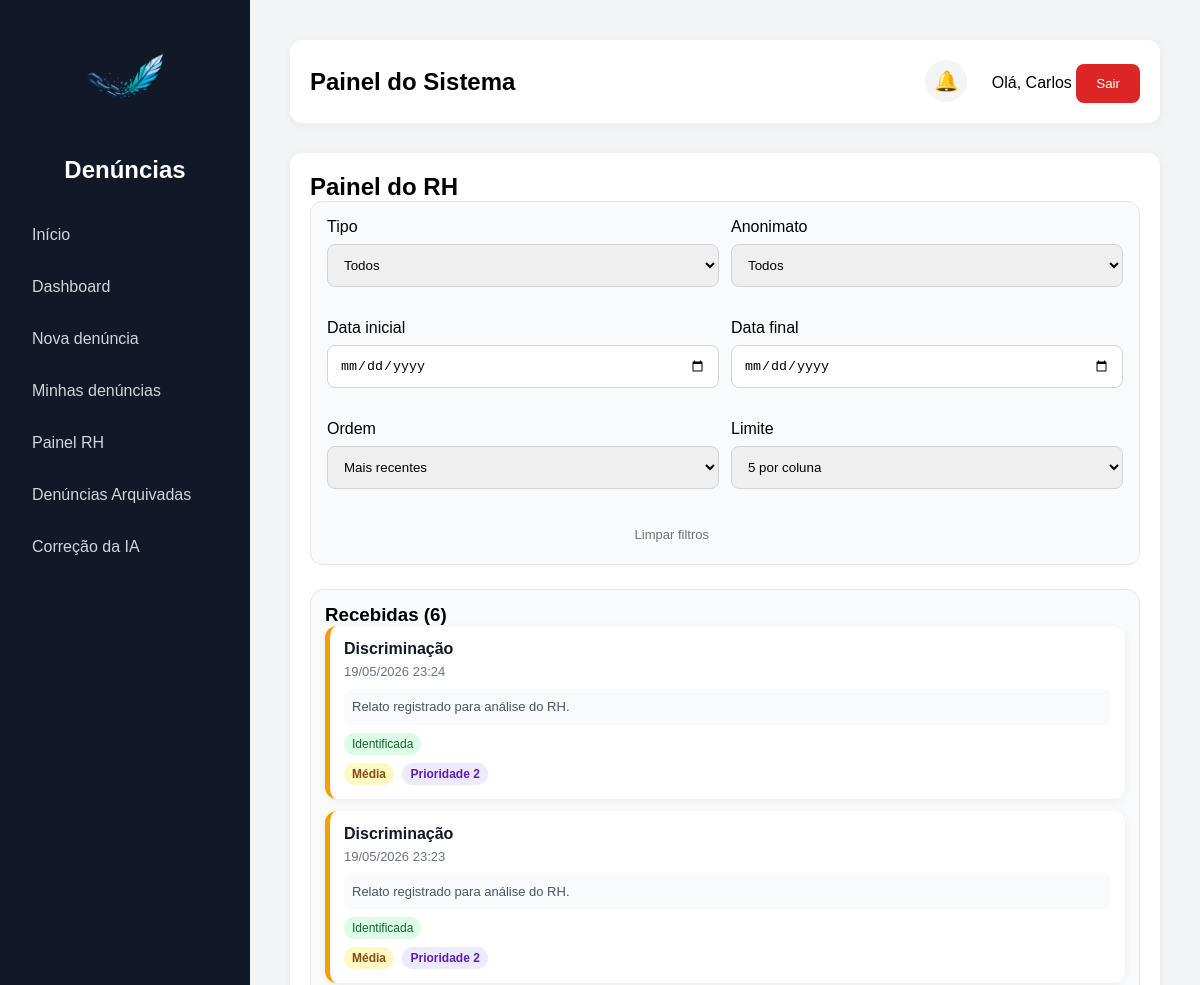
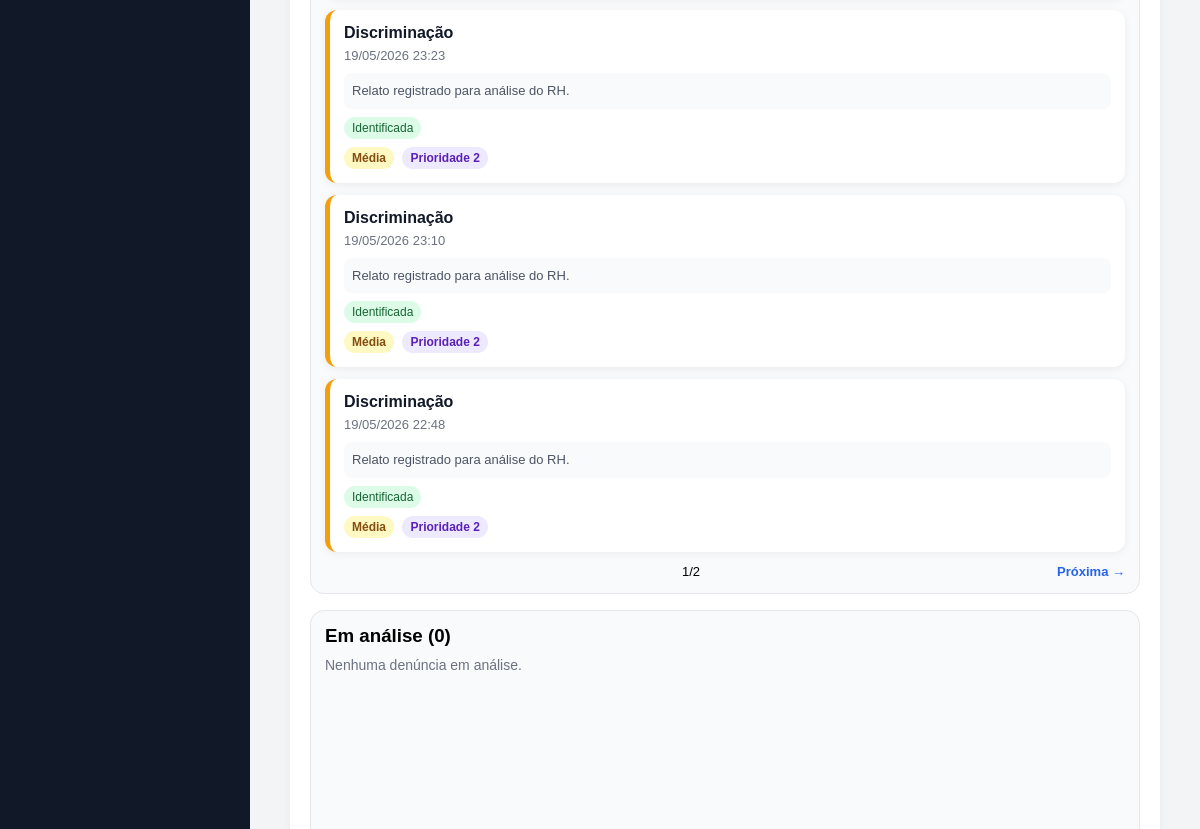
The app's page /painel-rh/ (signed in, upper part), older data (2 pictures, top to bottom).
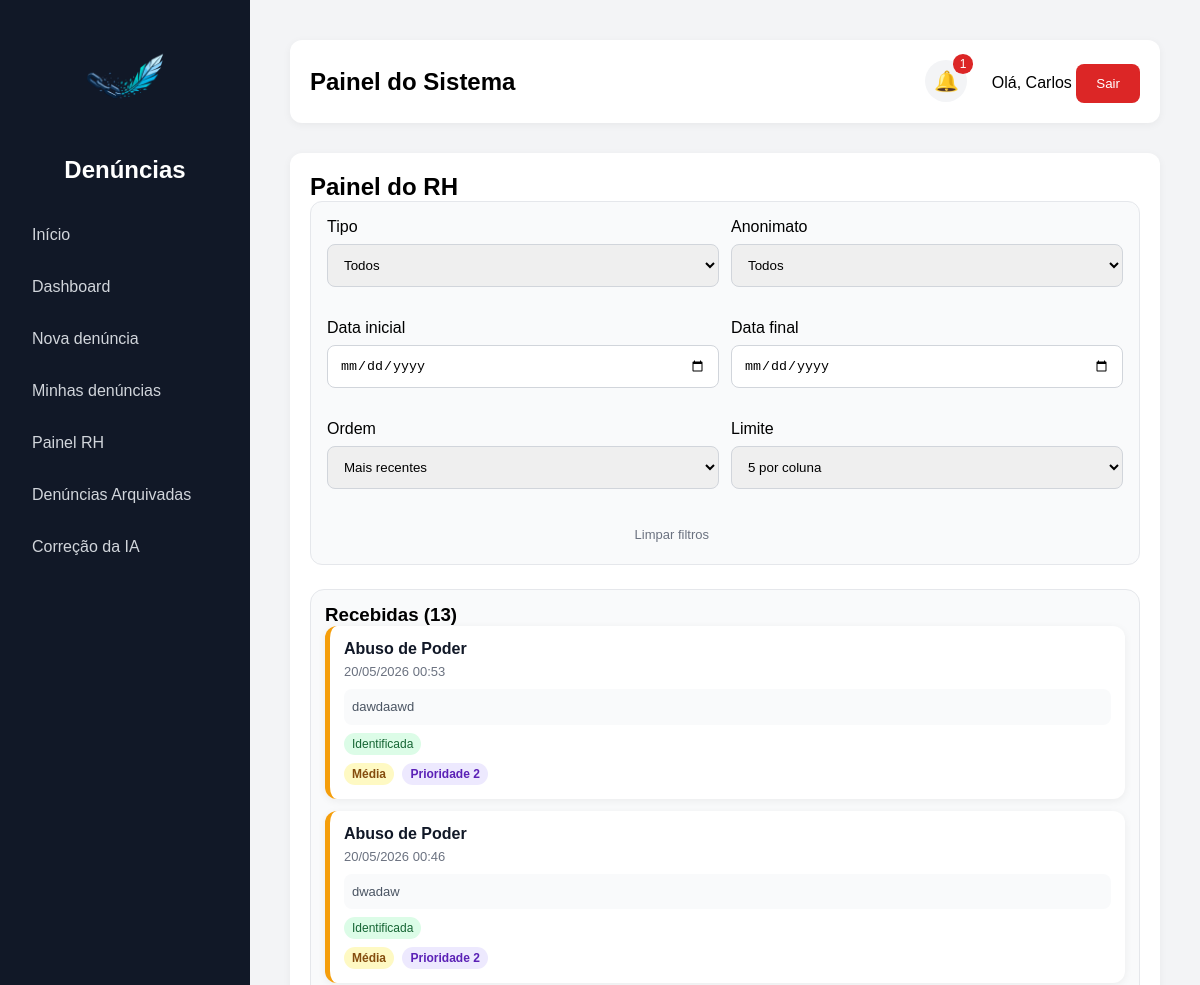
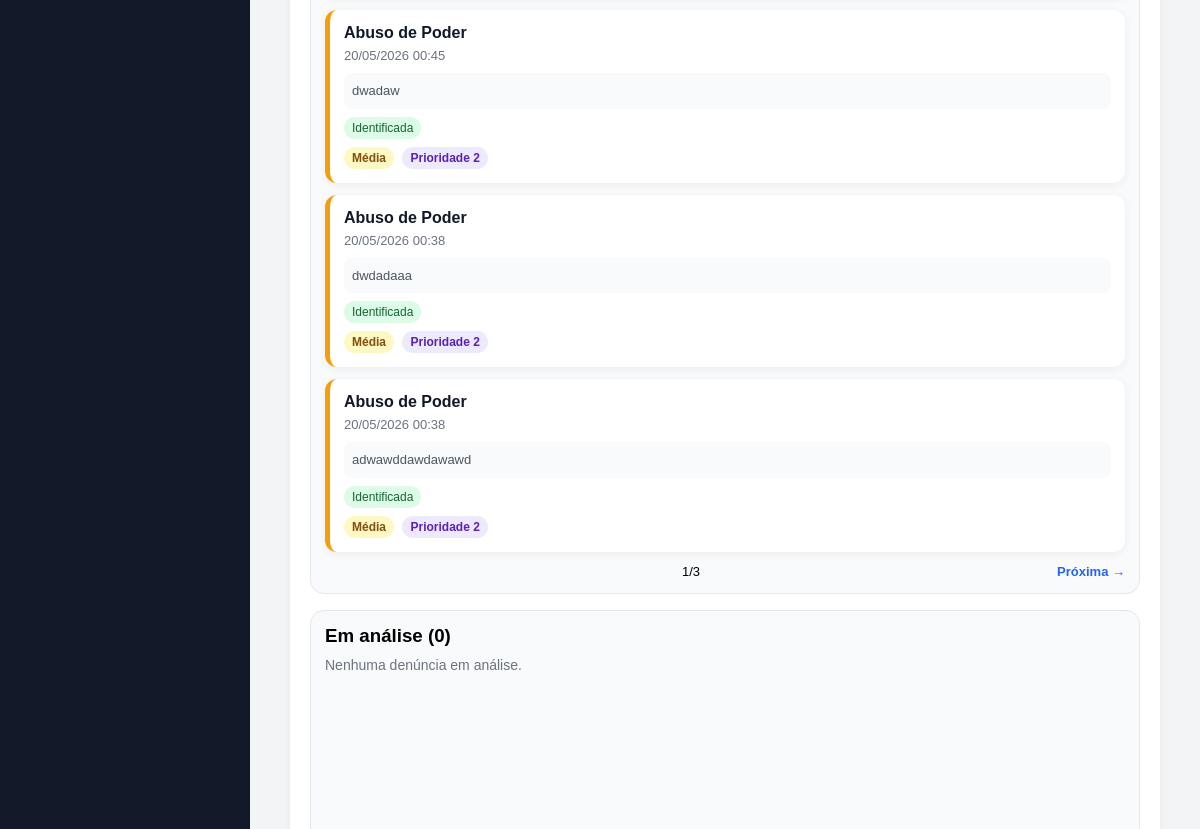
The same page, newer data (2 pictures, top to bottom).
### denuncias/models.py (models this page shows, shortened)
class Denuncia(models.Model):
    TIPOS = [
    ('moral', 'Assédio Moral'),
    ('sexual', 'Assédio Sexual'),
    ('abuso', 'Abuso de Poder'),
    ('discriminacao', 'Discriminação'),
    ('ameaca', 'Ameaça'),
    ('violencia', 'Violência'),
    ('outros', 'Outros'),
    ]
    STATUS = [
        ("recebida", "Recebida"),
        ("analise", "Em análise"),
        ("resolvida", "Resolvida"),
    ]
    GRAVIDADES = [
    ('baixa', 'Baixa'),
    ('media', 'Média'),
    ('alta', 'Alta'),
    ('critica', 'Crítica'),
]
    usuario = models.ForeignKey(User, on_delete=models.SET_NULL, null=True, blank=True)
    descricao = models.TextField()
    tipo = models.CharField(max_length=20, choices=TIPOS)
    anonima = models.BooleanField(default=False)
    status = models.CharField(max_length=20, choices=STATUS, default="recebida")
    gravidade = models.CharField(
    max_length=20,
    choices=GRAVIDADES,
    default='baixa'
)
    urgente = models.BooleanField(default=False)
    prioridade_ia = models.IntegerField(default=1)
    resumo_ia = models.TextField(blank=True, null=True)
    data_criacao = models.DateTimeField(auto_now_add=True)
    arquivada = models.BooleanField(default=False)
    data_arquivamento = models.DateTimeField(null=True, blank=True)
    resposta_rh = models.TextField(blank=True, null=True)
    setor = models.ForeignKey(Setor, on_delete=models.SET_NULL, null=True, blank=True)
    exibir_setor = models.BooleanField(default=True)
    link_anexo = models.URLField(blank=True, null=True)

### denuncias/views.py (the view, shortened to what this page needs)
# urls.py: path('painel-rh/', painel_rh, name='painel_rh'),
@login_required
def painel_rh(request, denuncia_id=None):
    from django.utils import timezone
    from datetime import timedelta
    limite_arquivamento = timezone.now() - timedelta(days=30)
    Denuncia.objects.filter(
        status='resolvida',
        arquivada=False,
        data_criacao__lte=limite_arquivamento
    ).update(
        arquivada=True,
        data_arquivamento=timezone.now()
    )
    eh_rh = request.user.groups.filter(name="RH").exists()
    eh_admin = request.user.groups.filter(name="Administrador").exists()
    eh_superuser = request.user.is_superuser
    if not (eh_rh or eh_admin or eh_superuser):
        return redirect("home")
    tipo = request.GET.get("tipo")
    anonima = request.GET.get("anonima")
    data_inicio = request.GET.get("data_inicio")
    data_fim = request.GET.get("data_fim")
    ordem = request.GET.get("ordem", "recentes")
    limite = request.GET.get("limite", 5)
    try:
        limite = int(limite)
    except ValueError:
        limite = 5
    denuncias_base = Denuncia.objects.filter(arquivada=False)
    if tipo:
        denuncias_base = denuncias_base.filter(tipo=tipo)
    if anonima == "sim":
        denuncias_base = denuncias_base.filter(anonima=True)
    if anonima == "nao":
        denuncias_base = denuncias_base.filter(anonima=False)
    if data_inicio:
        denuncias_base = denuncias_base.filter(data_criacao__date__gte=data_inicio)
    if data_fim:
        denuncias_base = denuncias_base.filter(data_criacao__date__lte=data_fim)
    if ordem == 'antigas':
        denuncias_base = denuncias_base.order_by(
            '-prioridade_ia',
            'data_criacao'
        )
    else:
        denuncias_base = denuncias_base.order_by(
            '-prioridade_ia',
            '-data_criacao'
        )
    recebidas_lista = denuncias_base.filter(status="recebida")
    analise_lista = denuncias_base.filter(status="analise")
    resolvidas_lista = denuncias_base.filter(status="resolvida")
    denuncias_recebidas = Paginator(recebidas_lista, limite).get_page(
        request.GET.get("page_recebidas")
    )
    denuncias_analise = Paginator(analise_lista, limite).get_page(
        request.GET.get("page_analise")
    )
    denuncias_resolvidas = Paginator(resolvidas_lista, limite).get_page(
        request.GET.get("page_resolvidas")
    )
    denuncia_selecionada = None
    form = None
    tipos_filtro = [
        {
            "valor": valor,
            "nome": nome
        }
        for valor, nome in Denuncia.TIPOS
    ]
    return render(
        request,
        "denuncias/painel_rh.html",
        {
            "denuncias_recebidas": denuncias_recebidas,
            "denuncias_analise": denuncias_analise,
            "denuncias_resolvidas": denuncias_resolvidas,
            "denuncia_selecionada": denuncia_selecionada,
            "form": form,
            "tipos_filtro": tipos_filtro,
            "anonima_filtro": anonima,
            "data_inicio": data_inicio,
            "data_fim": data_fim,
            "ordem": ordem,
            "limite": limite,
        },
    )

### denuncias/context_processors.py (called while the page is built, shortened)
def grupos_usuario(request):
    notificacoes = Notificacao.objects.filter(
        usuario=request.user
    ).order_by('-data_criacao')[:5]
    total_nao_lidas = Notificacao.objects.filter(
        usuario=request.user,
        lida=False
    ).count()
    return {
        'ui_rh': request.user.groups.filter(name='RH').exists(),
        'ui_admin': request.user.groups.filter(name='Administrador').exists() or request.user.is_superuser,
        'notificacoes': notificacoes,
        'total_nao_lidas': total_nao_lidas,
    }

### denuncias/templates/denuncias/painel_rh.html (shortened to what the changed rows need)
{% extends 'base.html' %}
{% block content %}
<h2>Painel do RH</h2>
<div class="kanban-layout">
    <div class="kanban-board">
        <div class="kanban-column"
     data-status="recebida">
            <h3>Recebidas ({{ denuncias_recebidas.paginator.count }})</h3>
            <div class="kanban-cards">
            {% for d in denuncias_recebidas %}
            <a href="/painel-rh/{{ d.id }}/"
   draggable="true"
   data-id="{{ d.id }}" class="kanban-card card-recebida {% if d.urgente %}card-urgente{% endif %}">
                <strong>{{ d.get_tipo_display }}</strong>
                <div class="kanban-meta">{{ d.data_criacao|date:"d/m/Y H:i" }}</div>
                <div class="kanban-resumo">
    {{ d.resumo_ia|truncatechars:120 }}
</div>
                {% if d.anonima %}
                <span class="badge badge-anonima">Anônima</span>
                {% else %}
                <span class="badge badge-identificada">Identificada</span>
                {% endif %}
                <br>
<span class="badge-gravidade gravidade-{{ d.gravidade }}">
    {{ d.get_gravidade_display }}
</span>
<span class="badge-prioridade">
    Prioridade {{ d.prioridade_ia }}
</span>
            </a>
            {% empty %}
            <p class="empty-column">Nenhuma denúncia recebida.</p>
            {% endfor %}
            </div>
            <div class="paginacao">
                <span>{{ denuncias_recebidas.number }}/{{ denuncias_recebidas.paginator.num_pages }}</span>
                {% if denuncias_recebidas.has_next %}
                <a
                    href="?page_recebidas={{ denuncias_recebidas.next_page_number }}&tipo={{ tipo_filtro|default:'' }}&anonima={{ anonima_filtro|default:'' }}&data_inicio={{ data_inicio|default:'' }}&data_fim={{ data_fim|default:'' }}&ordem={{ ordem }}&limite={{ limite }}">Próxima
                    →</a>
                {% else %}
                <span></span>
                {% endif %}
            </div>
        </div>
    </div>
</div>
{% endblock %}

### denuncias/templates/base.html (shortened to what this page needs)
<!DOCTYPE html>
<html lang="pt-br">
<head>
</head>
<body>
    <aside>
        <div class="logo-box">
            <img src="/static/img/logo.png" alt="Logo do sistema" class="logo-sistema">
            <h2>Denúncias</h2>
        </div>
        <a href="/">Início</a>
        {% if user.is_authenticated %}
            <a href="/dashboard/">Dashboard</a>
            <a href="/denuncia/">Nova denúncia</a>
            <a href="/minhas-denuncias/">Minhas denúncias</a>
            {% if ui_rh or ui_admin %}
                <a href="/painel-rh/">Painel RH</a>
                <a href="/denuncias-arquivadas/">Denúncias Arquivadas</a>
                <a href="/feedback-ia/">Correção da IA</a>
            {% endif %}
        {% else %}
            <a href="/login/">Entrar</a>
        {% endif %}
    </aside>
    <main>
        <div class="topbar">
            <div>
                <h2>Painel do Sistema</h2>
            </div>
            <div>
                {% if user.is_authenticated %}
                    <div class="notification-wrapper">
                        <button type="button" class="notification-bell" onclick="toggleNotifications()">
                            🔔
                            {% if total_nao_lidas > 0 %}
                                <span class="notification-count">
                                    {{ total_nao_lidas }}
                                </span>
                            {% endif %}
                        </button>
                    </div>
                    <span>Olá, {{ user.username }}</span>
                    <form method="post" action="/logout/" style="display:inline;">
                        <button class="logout-btn" type="submit">Sair</button>
                    </form>
                {% endif %}
            </div>
        </div>
        <div class="card">
            {% block content %}
            {% endblock %}
        </div>
    </main>
</body>
</html>

Row changes from the older to the newer data that the page shows:
no longer on this page (row unchanged): Denuncia: tipo "Discriminação", data_criacao "19/05/2026 23:24", resumo_ia "Relato registrado para análise do RH.", anonima "Identificada", gravidade "Média", prioridade_ia "2"
no longer on this page (row unchanged): Denuncia: tipo "Discriminação", data_criacao "19/05/2026 23:23", resumo_ia "Relato registrado para análise do RH.", anonima "Identificada", gravidade "Média", prioridade_ia "2"
no longer on this page (row unchanged): Denuncia: tipo "Discriminação", data_criacao "19/05/2026 23:23", resumo_ia "Relato registrado para análise do RH.", anonima "Identificada", gravidade "Média", prioridade_ia "2"
no longer on this page (row unchanged): Denuncia: tipo "Discriminação", data_criacao "19/05/2026 23:10", resumo_ia "Relato registrado para análise do RH.", anonima "Identificada", gravidade "Média", prioridade_ia "2"
no longer on this page (row unchanged): Denuncia: tipo "Discriminação", data_criacao "19/05/2026 22:48", resumo_ia "Relato registrado para análise do RH.", anonima "Identificada", gravidade "Média", prioridade_ia "2"
added Denuncia: tipo "Abuso de Poder", data_criacao "20/05/2026 00:53", resumo_ia "dawdaawd", anonima "Identificada", gravidade "Média", prioridade_ia "2"
added Denuncia: tipo "Abuso de Poder", data_criacao "20/05/2026 00:46", resumo_ia "dwadaw", anonima "Identificada", gravidade "Média", prioridade_ia "2"
added Denuncia: tipo "Abuso de Poder", data_criacao "20/05/2026 00:45", resumo_ia "dwadaw", anonima "Identificada", gravidade "Média", prioridade_ia "2"
added Denuncia: tipo "Abuso de Poder", data_criacao "20/05/2026 00:38", resumo_ia "dwdadaaa", anonima "Identificada", gravidade "Média", prioridade_ia "2"
added Denuncia: tipo "Abuso de Poder", data_criacao "20/05/2026 00:38", resumo_ia "adwawddawdawawd", anonima "Identificada", gravidade "Média", prioridade_ia "2"
Text that changed along with them:
{{ total_nao_lidas }}: (not shown) → "1"
{{ denuncias_recebidas.paginator.count }}: "6" → "13"
{{ denuncias_recebidas.paginator.num_pages }}: "2" → "3"
